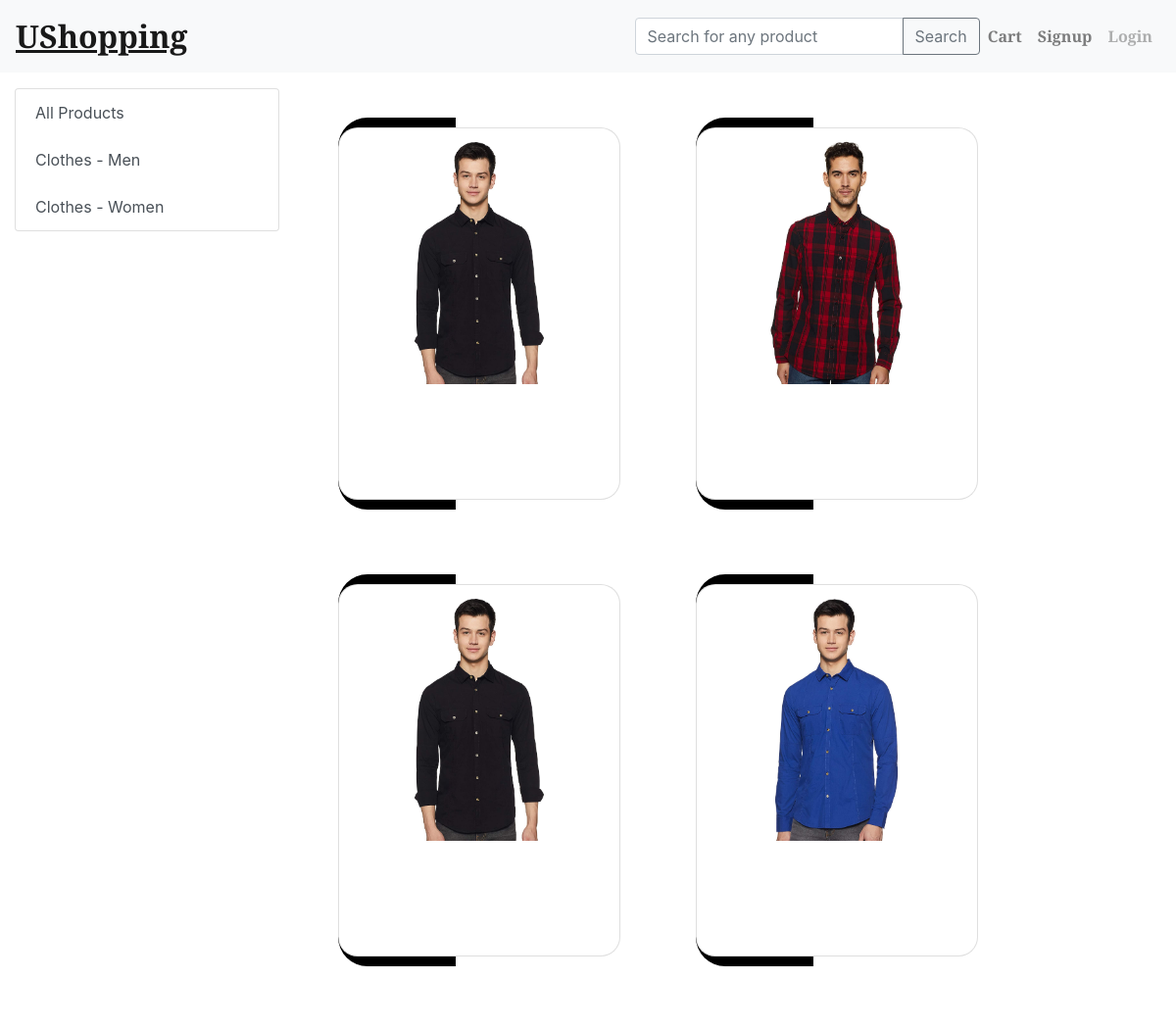
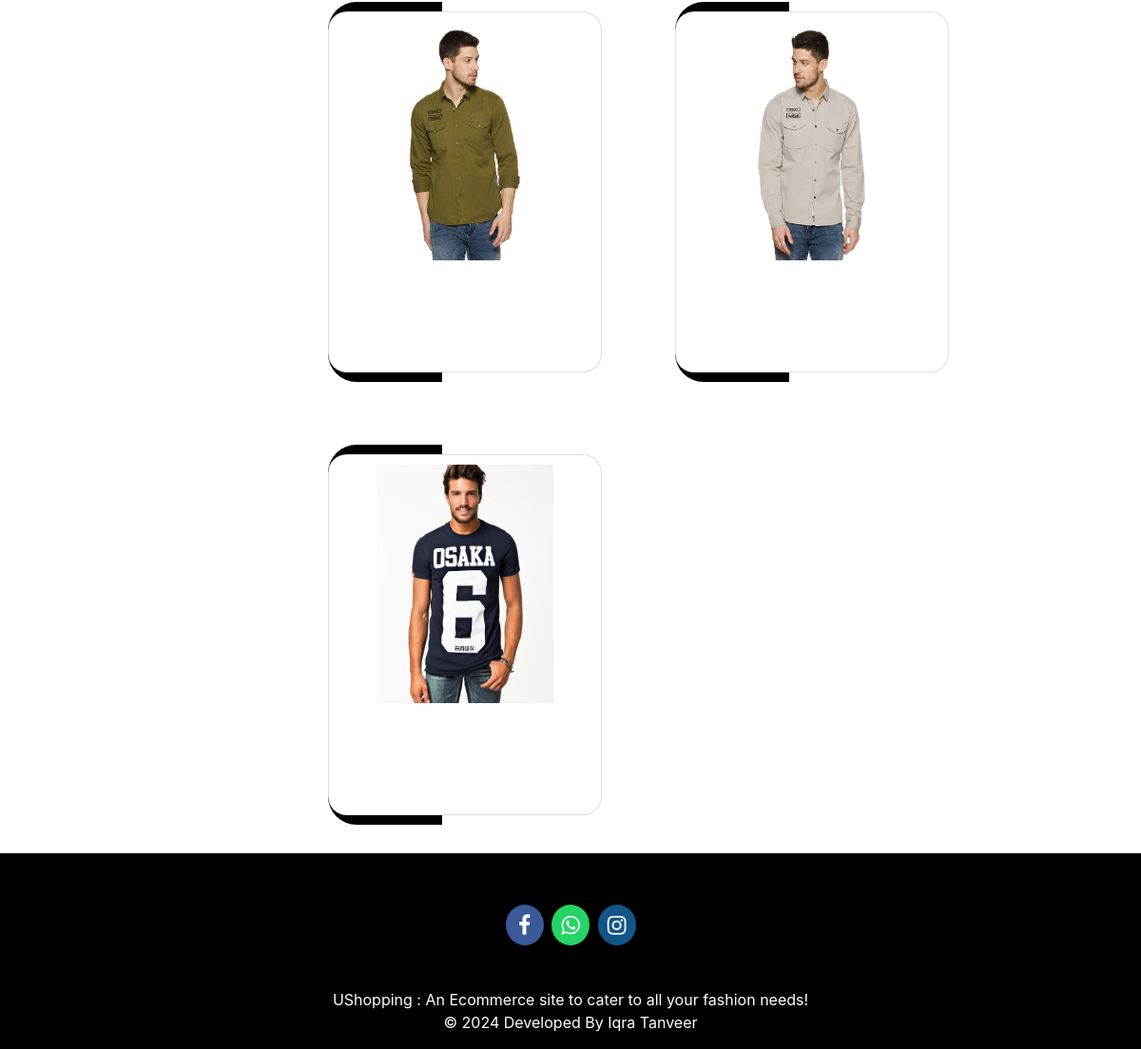
/store?category=1, run on the app's committed database (2 pictures, top to bottom).
### store/models/category.py (models this page shows, shortened)
class Category(models.Model):
    name = models.CharField(max_length=20)
    @staticmethod
    def get_all_categories():
        return Category.objects.all()

### store/models/product.py (models this page shows, shortened)
class Product(models.Model):
    name = models.CharField(max_length=50)
    price = models.IntegerField(default=0)
    category = models.ForeignKey(Category, on_delete=models.CASCADE, default=1)
    description = models.CharField(max_length=200, default='' , null=True , blank=True)
    image = models.ImageField(upload_to='uploads/products/')
    @staticmethod
    def get_all_products_by_categoryid(category_id):
        if category_id:
            return Product.objects.filter(category = category_id)
        else:
            return Product.get_all_products();

### store/views/home.py (the view)
# urls.py: path('' , include('store.urls'))
def store(request):
    cart = request.session.get('cart')
    if not cart:
        request.session['cart'] = {}
    products = None
    categories = Category.get_all_categories()
    categoryID = request.GET.get('category')
    if categoryID:
        products = Product.get_all_products_by_categoryid(categoryID)
    else:
        products = Product.get_all_products();
    data = {}
    data['products'] = products
    data['categories'] = categories
    print('you are : ', request.session.get('email'))
    return render(request, 'index.html', data)

### store/templatetags/cart.py (called while the page is built)
@register.filter(name='is_in_cart')
def is_in_cart(product  , cart):
    keys = cart.keys()
    for id in keys:
        if int(id) == product.id:
            return True
    return False;

### store/templatetags/custom_filter.py (called while the page is built)
@register.filter(name='currency')
def currency(number):
    return "₹ "+str(number)

### store/templates/index.html (shortened to what this page needs)
{% extends 'base.html' %}
{% block content %}
{% load cart %}
{% load custom_filter %}
<div class="container-fluid mt-3">
	<div class="row">
		<div class="col-lg-3 mx-auto">
			<div class="list-group">
				<a href="/" class="list-group-item list-group-item-action">All Products</a>
				{% for category in categories %}
				<a href="/?category={{category.id}}"
					class="list-group-item list-group-item-action">{{category.name}}</a>
				{% endfor %}
			</div>
		</div>
		<div id='products' class="col-lg-9 mx-auto">
			{% for product in products %}
			<div class="cardBox">
				<div class="card" id={{product.id}} style="width: 18rem;">
					<img class="card-img-top" style="width: 70%;height: 70%;"src="{{product.image.url}}" alt="Card image cap">
				</div>
			</div>
			{% endfor %}
		</div>
	</div>
</div>
{% endblock %}

### store/templates/index.html (style rules this page uses)
.cardBox { width: 300px; height: 400px; position: relative; display: inline-flex; place-items: center; overflow: hidden; margin: 30px; border-radius: 30px; }
.card { position: absolute; width: 95%; height: 95%; background:white; border-radius: 20px; z-index: 5; display: inline-block; align-items: center; flex-direction: initial; text-align: center; color: black; overflow: hidden; padding: 10px; cursor: pointer; }
.cardBox::before { content: ""; position: absolute; width: 40%; height: 160%; background: black; background: -webkit-linear-gradient(to right, black); background: linear-gradient(to right,black); animation: glowing01 5s linear infinite; transform-origin: center; animation: glowing 5s linear infinite; }

### data on the page
Category: name "Clothes - Men"
Category: name "Clothes - Women"
Product: {{ product.id }} 1 (drawn), image (picture)
Product: image (picture)
Product: image (picture)
Product: image (picture)
Product: image (picture)
Product: image (picture)
Product: image (picture)
